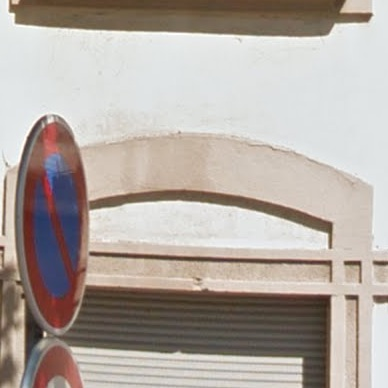
#> input picture python/img/recaptcha/3/payload.jpg, 388 x 388 px, found by its file name
$ python recaptcha.py
#> lines starting #> are read from the running program, lines starting #| are printed output that depends on the picture
#coding=utf-8

# 分割recaptcha的圖片九宮格


from PIL import Image
import os

# divide image into crops
def crop(infile, height, width):
    im = Image.open(infile)
    imgwidth, imgheight = im.size
    for i in range(imgheight//height):
        for j in range(imgwidth//width):
            box = (j*width, i*height, (j+1)*width, (i+1)*height)
            yield im.crop(box)

num = 6

if __name__=='__main__':
    infile = 'img/recaptcha/' + str(num) + '/payload.jpg'
    height = 100
    width = 100
    start_num=1
    for k,piece in enumerate(crop(infile, height, width),start_num):
        img=Image.new('RGB', (height,width), 255)
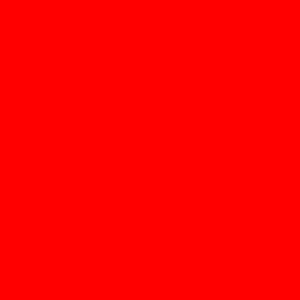
#> img: PIL image 100x100 RGB (shown 3 times larger); mean R, G, B 255, 0, 0
        img.paste(piece)
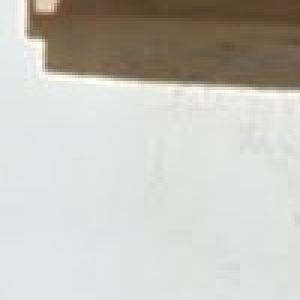
#> piece: PIL image 100x100 RGB (shown 3 times larger); mean R, G, B 198.1, 195.6, 188.7
        path='img/recaptcha/' + str(num) + '/' + str(k) + '.jpg'
        img.save(path)
